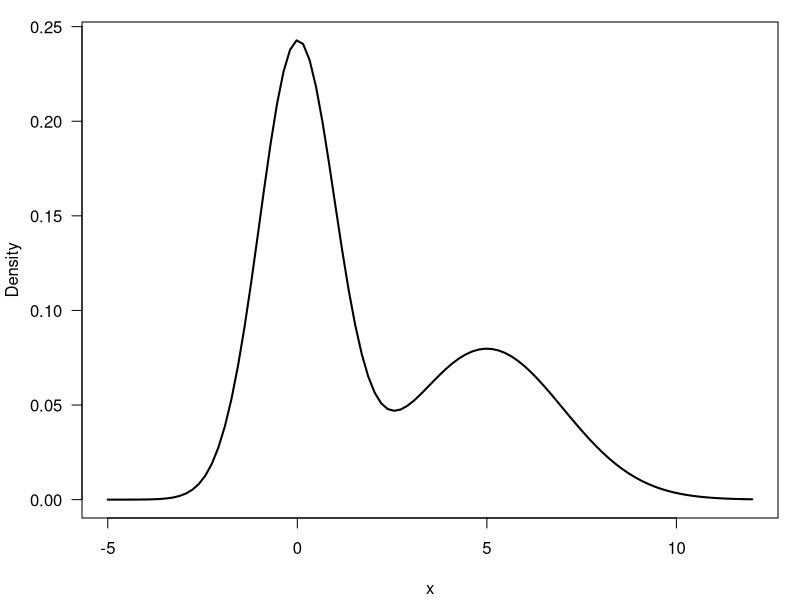

Here is the R script that generated this plot:
## ---- chunk 1
# Mixture of univariate Gaussians, bimodal
x = seq(-5, 12, length=100)
y = 0.6*dnorm(x, 0, 1) + 0.4*dnorm(x, 5, 2)
par(mar=c(4,4,1,1)+0.1)
plot(x, y, type="l", ylab="Density", las=1, lwd=2)
